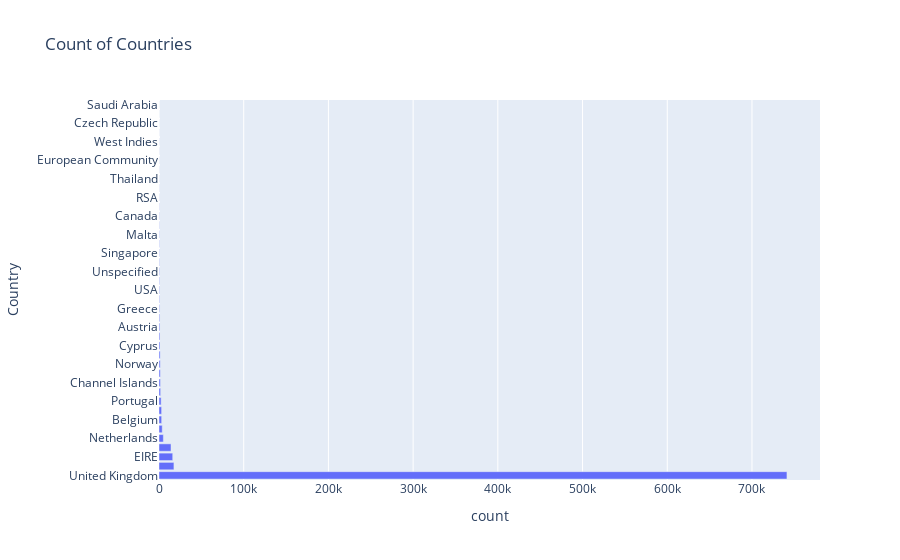

Source (notebook cell):
### Code cell
px.bar(temp_df,  x='count', orientation='h',
       title='Count of Countries')

### Figure 1 — Plotly figure (JSON) as saved in the notebook; plotly's stock layout.template omitted (floating-point values rounded to 4 significant figures)
{"data": [{"hovertemplate": "count=%{x}<br>Country=%{y}<extra></extra>", "legendgroup": "", "marker": {"color": "#636efa", "pattern": {"shape": ""}}, "name": "", "orientation": "h", "showlegend": false, "textposition": "auto", "type": "bar", "x": [741301, 17624, 16195, 14202, 5140, 3811, 3123, 3064, 2504, 1913, 1664, 1534, 1455, 1345, 1176, 1049, 938, 817, 663, 582, 535, 535, 524, 386, 346, 324, 299, 253, 228, 189, 123, 94, 76, 63, 61, 59, 54, 45, 30, 30, 10], "xaxis": "x", "y": ["United Kingdom", "Germany", "EIRE", "France", "Netherlands", "Spain", "Belgium", "Switzerland", "Portugal", "Australia", "Channel Islands", "Italy", "Norway", "Sweden", "Cyprus", "Finland", "Austria", "Denmark", "Greece", "Japan", "USA", "Poland", "Unspecified", "United Arab Emirates", "Singapore", "Israel", "Malta", "Iceland", "Canada", "Lithuania", "RSA", "Brazil", "Thailand", "Korea", "European Community", "Bahrain", "West Indies", "Lebanon", "Czech Republic", "Nigeria", "Saudi Arabia"], "yaxis": "y"}], "layout": {"barmode": "relative", "legend": {"tracegroupgap": 0}, "title": {"text": "Count of Countries"}, "xaxis": {"anchor": "y", "domain": [0, 1], "title": {"text": "count"}}, "yaxis": {"anchor": "x", "domain": [0, 1], "title": {"text": "Country"}}}}
